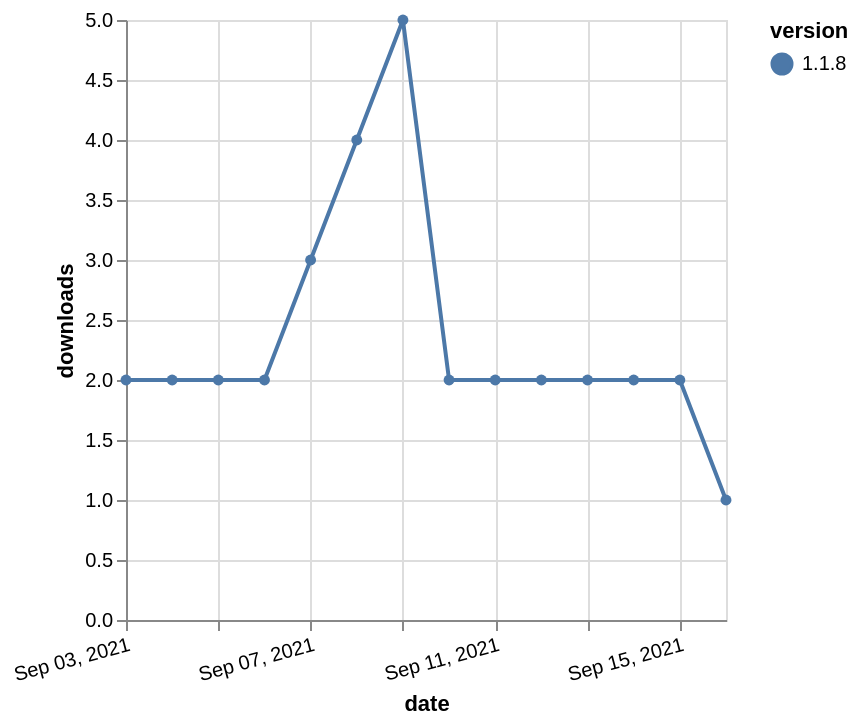

Write the Vega-Lite specification saved for this chart.
### Vega-Lite specification from a JSON file in a GitHub repository (floating-point values rounded to 4 significant figures)
{"$schema": "https://vega.github.io/schema/vega-lite/v5.json", "description": "A simple bar chart with embedded data.", "data": {"values": [{"date": "2021-09-03", "total": 728, "delta": 2, "version": "1.1.8"}, {"date": "2021-09-04", "total": 730, "delta": 2, "version": "1.1.8"}, {"date": "2021-09-05", "total": 732, "delta": 2, "version": "1.1.8"}, {"date": "2021-09-06", "total": 734, "delta": 2, "version": "1.1.8"}, {"date": "2021-09-07", "total": 737, "delta": 3, "version": "1.1.8"}, {"date": "2021-09-08", "total": 741, "delta": 4, "version": "1.1.8"}, {"date": "2021-09-09", "total": 746, "delta": 5, "version": "1.1.8"}, {"date": "2021-09-10", "total": 748, "delta": 2, "version": "1.1.8"}, {"date": "2021-09-11", "total": 750, "delta": 2, "version": "1.1.8"}, {"date": "2021-09-12", "total": 752, "delta": 2, "version": "1.1.8"}, {"date": "2021-09-13", "total": 754, "delta": 2, "version": "1.1.8"}, {"date": "2021-09-14", "total": 756, "delta": 2, "version": "1.1.8"}, {"date": "2021-09-15", "total": 758, "delta": 2, "version": "1.1.8"}, {"date": "2021-09-16", "total": 759, "delta": 1, "version": "1.1.8"}]}, "width": "container", "mark": {"type": "line", "point": {"filled": true}}, "encoding": {"x": {"field": "date", "type": "temporal", "timeUnit": "yearmonthdate", "title": "date", "axis": {"labelAngle": -15}}, "y": {"field": "delta", "type": "quantitative", "title": "downloads"}, "color": {"field": "version", "type": "nominal"}, "tooltip": {"field": "delta"}}}
